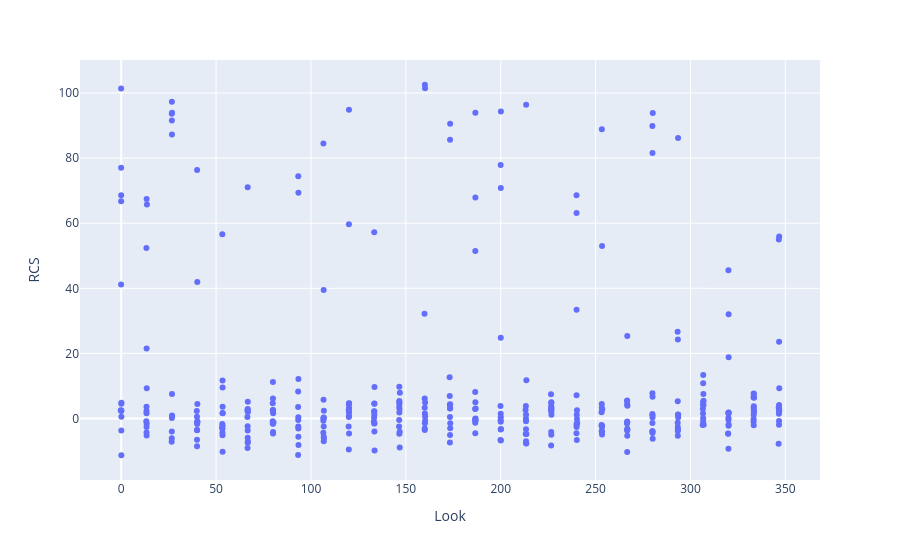

Notebook source saved alongside this figure:
### Code cell
fig = px.scatter(dataset[::1000], x='Look', y='RCS')
fig.show()

### Figure 1 — Plotly figure (JSON) as saved in the notebook; plotly's stock layout.template omitted (floating-point values rounded to 4 significant figures; data arrays with more than 128 entries replaced by an {"elided": "..."} marker saying what was removed)
{"data": [{"hovertemplate": "Look=%{x}<br>RCS=%{y}<extra></extra>", "legendgroup": "", "marker": {"color": "#636efa", "symbol": "circle"}, "mode": "markers", "name": "", "orientation": "v", "showlegend": false, "x": {"elided": "346 float values"}, "xaxis": "x", "y": {"elided": "346 float values"}, "yaxis": "y", "type": "scatter"}], "layout": {"xaxis": {"anchor": "y", "domain": [0.0, 1.0], "title": {"text": "Look"}}, "yaxis": {"anchor": "x", "domain": [0.0, 1.0], "title": {"text": "RCS"}}, "legend": {"tracegroupgap": 0}, "margin": {"t": 60}}}
